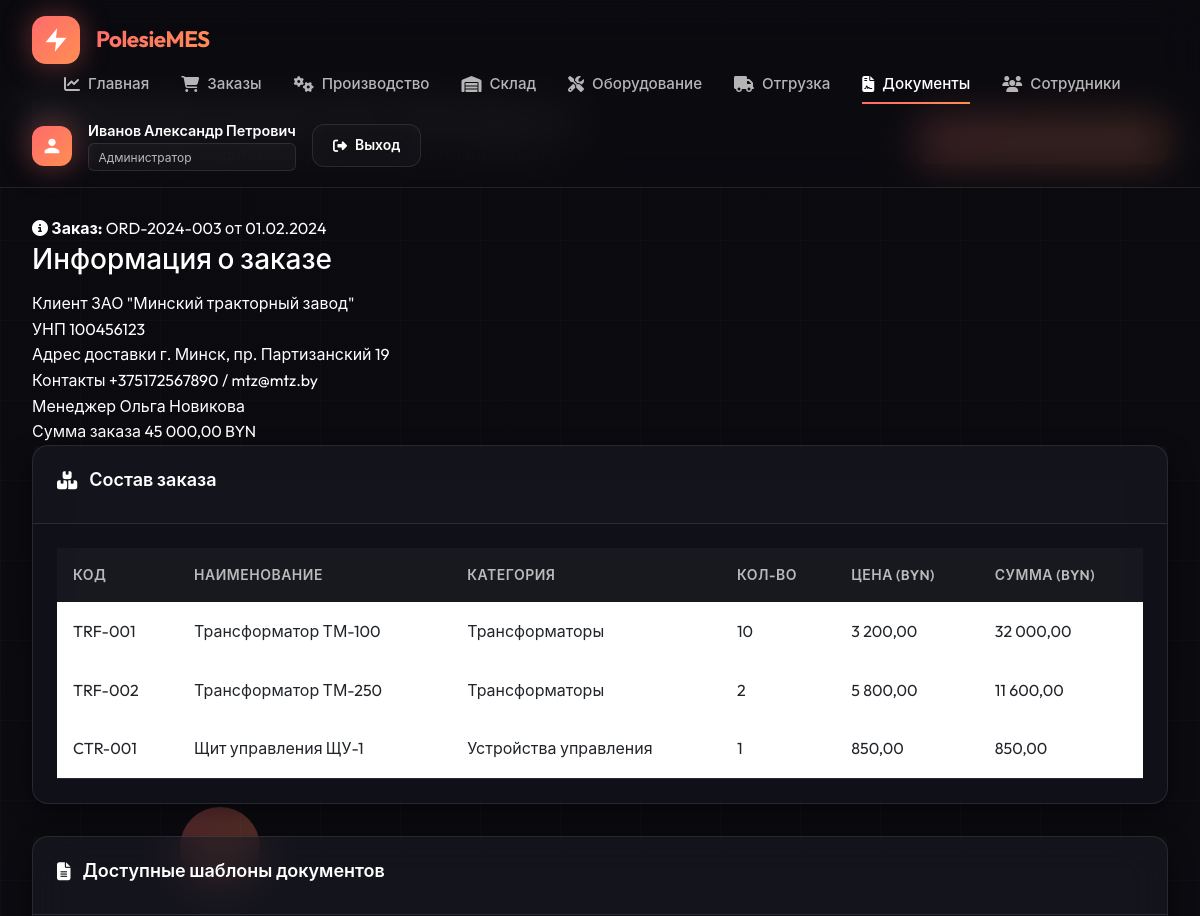
Before: /modules/gost_docs/index.php?order_id=3 (signed in, upper part) with the older database file.
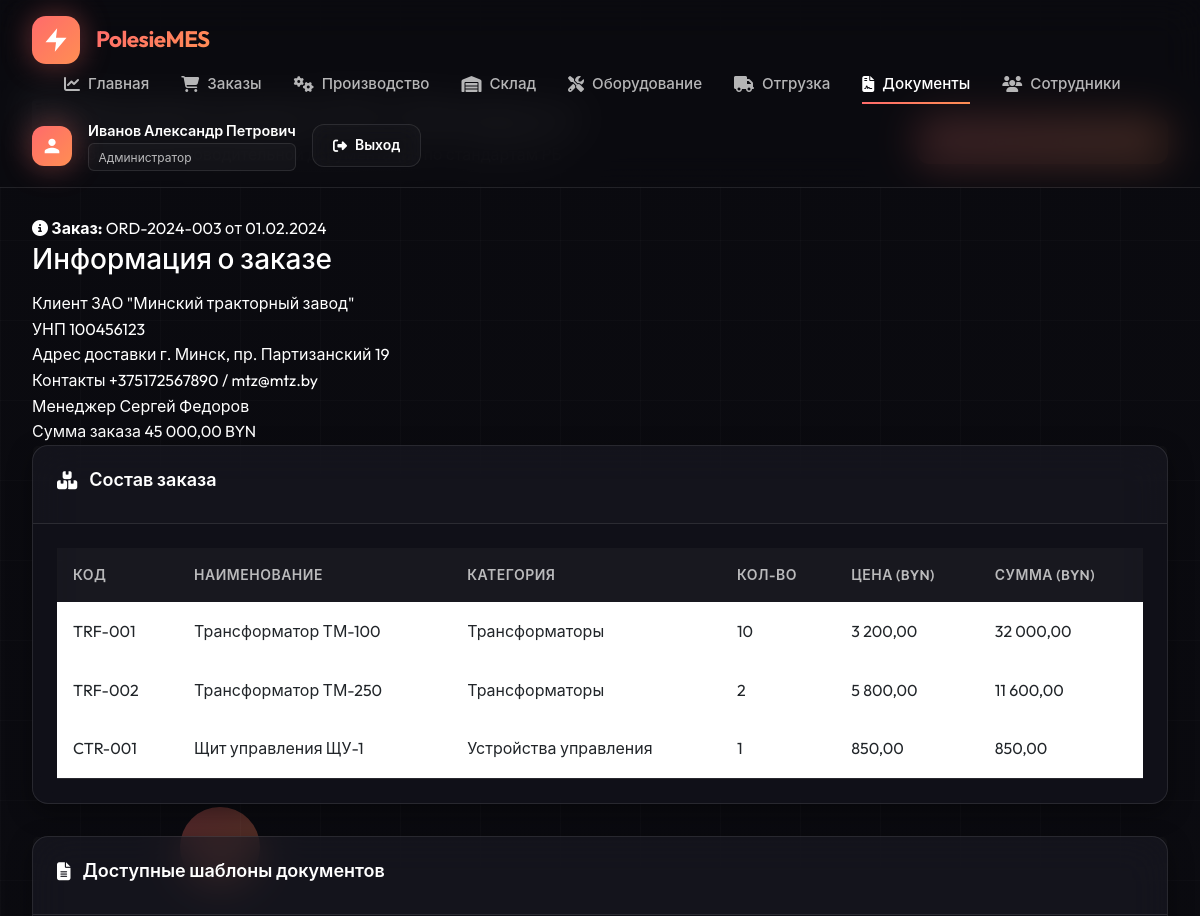
After: the same page with the newer database file.
### tables this page shows
CREATE TABLE orders (
    id INT AUTO_INCREMENT PRIMARY KEY,
    order_number VARCHAR(50) UNIQUE NOT NULL,
    customer_id INT,
    order_date DATE NOT NULL,
    delivery_date DATE,
    priority ENUM('low', 'normal', 'high', 'urgent') DEFAULT 'normal',
    status ENUM('new', 'confirmed', 'in_production', 'quality_check', 'ready', 'shipped', 'completed', 'cancelled') DEFAULT 'new',
    total_amount DECIMAL(15,2),
    currency VARCHAR(3) DEFAULT 'BYN',
    notes TEXT,
    manager_id INT,
    created_at TIMESTAMP DEFAULT CURRENT_TIMESTAMP,
    updated_at TIMESTAMP DEFAULT CURRENT_TIMESTAMP ON UPDATE CURRENT_TIMESTAMP,
    FOREIGN KEY (customer_id) REFERENCES customers(id),
    FOREIGN KEY (manager_id) REFERENCES employees(id)
);

CREATE TABLE employees (
    id INT AUTO_INCREMENT PRIMARY KEY,
    employee_code VARCHAR(20) UNIQUE NOT NULL,
    first_name VARCHAR(50) NOT NULL,
    last_name VARCHAR(50) NOT NULL,
    middle_name VARCHAR(50),
    position_id INT,
    email VARCHAR(100),
    phone VARCHAR(20),
    department VARCHAR(100),
    hire_date DATE,
    status ENUM('active', 'vacation', 'sick', 'terminated') DEFAULT 'active',
    created_at TIMESTAMP DEFAULT CURRENT_TIMESTAMP,
    updated_at TIMESTAMP DEFAULT CURRENT_TIMESTAMP ON UPDATE CURRENT_TIMESTAMP,
    FOREIGN KEY (position_id) REFERENCES positions(id)
);

CREATE TABLE customers (
    id INT AUTO_INCREMENT PRIMARY KEY,
    name VARCHAR(200) NOT NULL,
    inn VARCHAR(20),
    address TEXT,
    phone VARCHAR(20),
    email VARCHAR(100),
    contact_person VARCHAR(100),
    country VARCHAR(50) DEFAULT 'Беларусь',
    status ENUM('active', 'inactive') DEFAULT 'active',
    created_at TIMESTAMP DEFAULT CURRENT_TIMESTAMP
);

### includes/auth_functions.php (called while the page is built, shortened)
<?php
function isLoggedIn() {
    return true;
}
function hasRole($roles) {
    if (is_string($roles)) {
        $roles = [$roles];
    }
    if ($_SESSION['role'] === ROLE_ADMIN) {
        return true;
    }
    return in_array($_SESSION['role'], $roles);
}

### includes/helpers.php (called while the page is built, shortened)
<?php
function e($string) {
    return htmlspecialchars($string ?? '', ENT_QUOTES, 'UTF-8');
}

### modules/gost_docs/index.php (the view, shortened to what the changed rows need)
<?php
require_once __DIR__ . '/../../includes/auth_functions.php';
require_once __DIR__ . '/../../includes/helpers.php';
$db = getDB();
$order_id = $_GET['order_id'] ?? null;
if ($order_id) {
    $stmt = $db->prepare("
        SELECT o.*, c.name as customer_name, c.inn, c.address, c.phone as customer_phone, c.email,
               e.first_name as manager_first_name, e.last_name as manager_last_name
        FROM orders o
        LEFT JOIN customers c ON o.customer_id = c.id
        LEFT JOIN employees e ON o.manager_id = e.id
        WHERE o.id = ?
    ");
    $stmt->execute([$order_id]);
    $order = $stmt->fetch();
    $stmt = $db->prepare("
        SELECT oi.*, p.name as product_name, p.product_code, p.description, p.category
        FROM order_items oi
        LEFT JOIN products p ON oi.product_id = p.id
        WHERE oi.order_id = ?
    ");
    $stmt->execute([$order_id]);
    $orderItems = $stmt->fetchAll();
} else {
    $order = null;
    $orderItems = [];
}
?>
<!DOCTYPE html>
<html lang="ru">
<head>
    <link href="https://cdn.jsdelivr.net/npm/bootstrap@5.3.0/dist/css/bootstrap.min.css" rel="stylesheet">
    <link href="https://cdnjs.cloudflare.com/ajax/libs/font-awesome/6.4.0/css/all.min.css" rel="stylesheet">
    <link rel="stylesheet" href="<?= APP_URL ?>/assets/css/common-style.css">
</head>
<body>
    <div class="main-content">
        <div class="page-header">
            <div class="page-title">
                <h1><i class="fas fa-file-contract"></i> Документация ГОСТ (Беларусь)</h1>
            </div>
            <?php if (hasRole(['admin', 'manager', 'technologist'])): ?>
            <a href="../documents/index.php" class="btn-primary-custom">
            </a>
            <?php endif; ?>
        </div>
        <?php if ($order): ?>
        <div class="alert-info-custom">
            <i class="fas fa-info-circle"></i>
            <strong>Заказ:</strong> <?= e($order['order_number']) ?> от <?= date('d.m.Y', strtotime($order['order_date'])) ?>
        </div>
        <div class="order-details">
            <h3 style="margin-bottom: 1rem;">Информация о заказе</h3>
            <div class="detail-row">
                <span class="detail-label">Клиент</span>
                <span class="detail-value"><?= e($order['customer_name']) ?></span>
            </div>
            <div class="detail-row">
                <span class="detail-label">УНП</span>
                <span class="detail-value"><?= e($order['inn']) ?></span>
            </div>
            <div class="detail-row">
                <span class="detail-label">Адрес доставки</span>
                <span class="detail-value"><?= e($order['address']) ?></span>
            </div>
            <div class="detail-row">
                <span class="detail-label">Контакты</span>
                <span class="detail-value"><?= e($order['customer_phone']) ?> / <?= e($order['email']) ?></span>
            </div>
            <div class="detail-row">
                <span class="detail-label">Менеджер</span>
                <span class="detail-value"><?= e($order['manager_first_name'] . ' ' . $order['manager_last_name']) ?></span>
            </div>
            <div class="detail-row">
                <span class="detail-label">Сумма заказа</span>
                <span class="detail-value"><?= number_format($order['total_amount'], 2, ',', ' ') ?> BYN</span>
            </div>
        </div>
        <?php if (!empty($orderItems)): ?>
        <div class="card">
            <div class="card-header">
                <div class="card-title">
                    <i class="fas fa-boxes"></i> Состав заказа
                </div>
            </div>
            <div class="card-body">
                <table class="table">
                    <thead>
                        <tr>
                            <th>Код</th>
                            <th>Наименование</th>
                            <th>Категория</th>
                            <th>Кол-во</th>
                            <th>Цена (BYN)</th>
                            <th>Сумма (BYN)</th>
                        </tr>
                    </thead>
                    <tbody>
                        <?php foreach ($orderItems as $item): ?>
                        <tr>
                            <td><?= e($item['product_code']) ?></td>
                            <td><?= e($item['product_name']) ?></td>
                            <td><?= e($item['category']) ?></td>
                            <td><?= $item['quantity'] ?></td>
                            <td><?= number_format($item['unit_price'], 2, ',', ' ') ?></td>
                            <td><?= number_format($item['total_price'], 2, ',', ' ') ?></td>
                        </tr>
                        <?php endforeach; ?>
                    </tbody>
                </table>
            </div>
        </div>
        <?php endif; ?>
        <div class="card">
            <div class="card-header">
                <div class="card-title">
                    <i class="fas fa-file-alt"></i> Доступные шаблоны документов
                </div>
            </div>
        </div>
        <?php endif; ?>
    </div>
</body>
</html>

Changed rows visible on the page:
changed through a linked row, orders "ЗАО \"Минский тракторный завод\"": manager.last_name "Ольга Новикова" → "Сергей Федоров"
